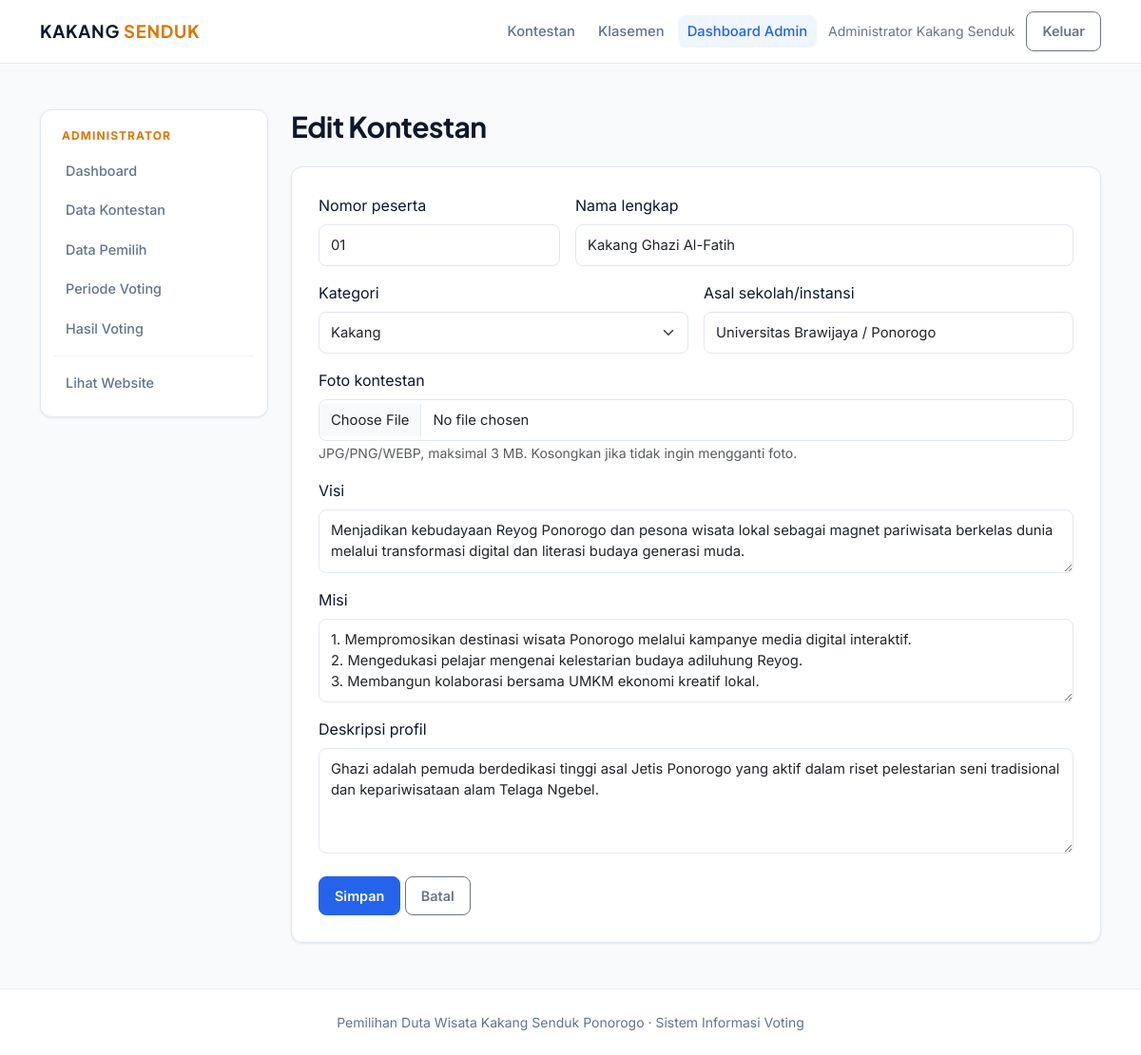
Screenshot of /admin/edit-kontestan.php?id=1 (signed in) with the database file from the repository.
### tables this page shows
CREATE TABLE IF NOT EXISTS kontestan (
  id INT UNSIGNED AUTO_INCREMENT PRIMARY KEY,
  nomor_peserta VARCHAR(10) NOT NULL,
  nama VARCHAR(100) NOT NULL,
  kategori ENUM('Kakang','Senduk') NOT NULL,
  foto VARCHAR(255) NULL,
  asal_instansi VARCHAR(150) NULL,
  ttl VARCHAR(100) NULL,
  visi TEXT NULL,
  misi TEXT NULL,
  prestasi TEXT NULL,
  deskripsi TEXT NULL,
  UNIQUE KEY uq_nomor_kategori (nomor_peserta, kategori)
);

### config/fungsi.php (called while the page is built, shortened)
<?php
function e($value): string { return htmlspecialchars((string)$value, ENT_QUOTES, 'UTF-8'); }

### admin/edit-kontestan.php (the view, shortened to what this page needs)
<?php
require_once __DIR__.'/../config/fungsi.php';require_admin();
$id=(int)($_GET['id']??0);$edit=true;if($edit){$q=$pdo->prepare('SELECT * FROM kontestan WHERE id=?');$q->execute([$id]);$old=$q->fetch();if(!$old)exit('Data tidak ditemukan');}
$page_title=$edit?'Edit Kontestan':'Tambah Kontestan';require __DIR__.'/_layout_top.php';$v=fn($key)=>e($_POST[$key]??($old[$key]??''));?>
<h1 class="section-title mb-4"><?= $page_title ?></h1><div class="panel"><form method="post" enctype="multipart/form-data"><input type="hidden" name="csrf" value="<?= e(csrf_token()) ?>"><div class="row g-3"><div class="col-md-4"><label class="form-label">Nomor peserta</label><input class="form-control" name="nomor_peserta" required value="<?= $v('nomor_peserta') ?>"></div><div class="col-md-8"><label class="form-label">Nama lengkap</label><input class="form-control" name="nama" required value="<?= $v('nama') ?>"></div><div class="col-md-6"><label class="form-label">Kategori</label><select class="form-select" name="kategori"><option <?= $v('kategori')==='Kakang'?'selected':'' ?>>Kakang</option><option <?= $v('kategori')==='Senduk'?'selected':'' ?>>Senduk</option></select></div><div class="col-md-6"><label class="form-label">Asal sekolah/instansi</label><input class="form-control" name="asal_instansi" value="<?= $v('asal_instansi') ?>"></div><div class="col-12"><label class="form-label">Foto kontestan</label><input class="form-control" type="file" name="foto" accept=".jpg,.jpeg,.png,.webp"><small class="text-muted">JPG/PNG/WEBP, maksimal 3 MB. <?= $edit?'Kosongkan jika tidak ingin mengganti foto.':'' ?></small></div><div class="col-12"><label class="form-label">Visi</label><textarea class="form-control" name="visi" rows="2"><?= $v('visi') ?></textarea></div><div class="col-12"><label class="form-label">Misi</label><textarea class="form-control" name="misi" rows="3"><?= $v('misi') ?></textarea></div><div class="col-12"><label class="form-label">Deskripsi profil</label><textarea class="form-control" name="deskripsi" rows="4"><?= $v('deskripsi') ?></textarea></div></div><div class="mt-4"><button class="btn btn-gold">Simpan</button> <a class="btn btn-outline-secondary" href="kontestan.php">Batal</a></div></form></div>
<?php require __DIR__.'/_layout_bottom.php'; ?>

### assets/css/style.css (style rules this page uses)
:root { --bg-page: #F8FAFC; --surface: #FFFFFF; --surface-subtle: #F1F5F9; --text-main: #0F172A; --text-muted: #64748B; --border-subtle: #E2E8F0; --primary: #2563EB; --primary-hover: #1D4ED8; --accent-gold: #D97706; --accent-gold-soft: #FEF3C7; --radius-sm: 8px; --radius-md: 12px; --radius-lg: 16px; --shadow-sm: 0 1px 3px rgba(15, 23, 42, 0.05), 0 1px 2px rgba(15, 23, 42, 0.03); --shadow-md: 0 8px 24px rgba(15, 23, 42, 0.06); }
*, *::before, *::after { box-sizing: border-box; }
body { font-family: 'Inter', -apple-system, BlinkMacSystemFont, sans-serif; background-color: var(--bg-page); color: var(--text-main); min-height: 100vh; display: flex; flex-direction: column; -webkit-font-smoothing: antialiased; }
h1, h2, h3, h4, .navbar-brand, .section-title, .stat-number { font-family: 'Plus Jakarta Sans', sans-serif; letter-spacing: -0.02em; }
.btn { border-radius: var(--radius-sm); font-weight: 600; font-size: 0.9rem; padding: 9px 16px; transition: all 0.15s ease; }
.btn-primary, .btn-gold { background-color: var(--primary); border-color: var(--primary); color: #FFFFFF; }
.section-title { font-weight: 700; font-size: clamp(1.5rem, 2.5vw, 2rem); color: var(--text-main); }
.panel, .candidate-card, .stat-card { background-color: var(--surface); border: 1px solid var(--border-subtle); border-radius: var(--radius-md); box-shadow: var(--shadow-sm); }
.panel { padding: 28px; }
.form-control, .form-select { padding: 10px 12px; border-radius: var(--radius-sm); border-color: var(--border-subtle); font-size: 0.925rem; }

### rows the page displays
kontestan: nomor_peserta "01", nama "Kakang Ghazi Al-Fatih", kategori "Kakang", asal_instansi "Universitas Brawijaya / Ponorogo", visi "Menjadikan kebudayaan Reyog Ponorogo dan pesona wisata lokal sebagai magnet pariwisata berkelas dunia melalui transformasi digital dan literasi budaya generasi muda.", misi "1. Mempromosikan destinasi wisata Ponorogo melalui kampanye media digital interaktif. 2. Mengedukasi pelajar mengenai kelestarian budaya adiluhung Reyog. 3. Membangun kolaborasi bersama UMKM ekonomi kreatif lokal.", deskripsi "Ghazi adalah pemuda berdedikasi tinggi asal Jetis Ponorogo yang aktif dalam riset pelestarian seni tradisional dan kepariwisataan alam Telaga Ngebel."

### other values shown
user()['nama'] "Administrator Kakang Senduk"
$page_title "Edit Kontestan"
